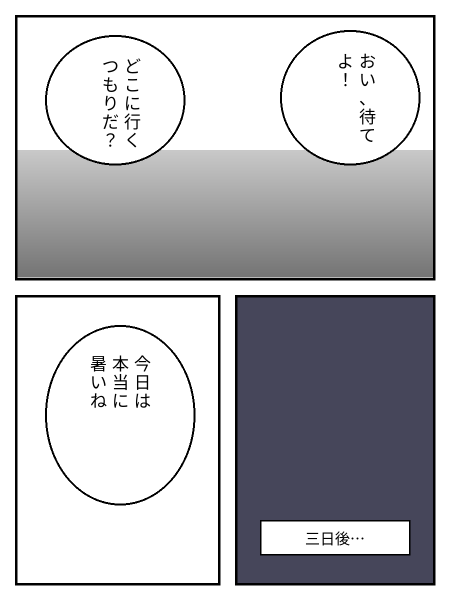
#> input picture samples/sample_page.png, 900 x 1200 px (shown at 1/2 size)
$ python -i enhance.py   (imports and definitions only)
#> lines starting #> are read from the running program, lines starting #| are printed output that depends on the picture
"""Optional cleanup for low-quality scans, run before anything else.

Raw scans are often small, noisy (JPEG artifacts), and unevenly lit (grey paper, a dark
corner from the scanner). That hurts detection, OCR and the final look. This step:

1. Upscales small pages (under ~1100 px wide) up to 2x, so text has enough pixels.
2. Black-and-white pages: removes noise, divides out the uneven background lighting
   so paper becomes white, and sets clean black/white levels.
   Color pages: gentle color-preserving denoise.
3. Sharpens slightly to restore edges softened by denoising.

The cleaned page is what gets translated, so the result is cleaner too.
"""
import cv2
import numpy as np

TARGET_WIDTH = 1100   # upscale pages narrower than this (at most 2x)


def is_grayscale(img: np.ndarray) -> bool:
    small = cv2.resize(img, (128, int(128 * img.shape[0] / img.shape[1]) or 1))
    spread = small.max(axis=2).astype(int) - small.min(axis=2).astype(int)
    return float(np.mean(spread)) < 8


def upscale(img: np.ndarray) -> np.ndarray:
    h, w = img.shape[:2]
    if w >= TARGET_WIDTH:
        return img
    f = min(2.0, TARGET_WIDTH / w)
    return cv2.resize(img, (int(w * f), int(h * f)), interpolation=cv2.INTER_LANCZOS4)


def _even_out_lighting(gray: np.ndarray) -> np.ndarray:
    """Divide out uneven lighting (grey paper, a dark scanner corner) but keep the art.

    Lighting changes slowly across a page, while artwork has edges. So we estimate the
    paper brightness from the brightest pixels in big windows (~1/3 of the page: almost
    always some paper in there), then blur that into a smooth lighting map. Grey shading
    smaller than the window keeps its tone because the window still sees white paper.
    """
    k = max(31, min(gray.shape) // 3)
    paper = cv2.dilate(gray, cv2.getStructuringElement(cv2.MORPH_RECT, (k, k)))
    lighting = cv2.GaussianBlur(paper, (0, 0), k / 2)
    return cv2.divide(gray, lighting, scale=255)


def _levels(gray: np.ndarray, black: int = 30, white: int = 215) -> np.ndarray:
    """Stretch so near-white becomes pure white and near-black pure black."""
    out = (gray.astype(np.float32) - black) * (255.0 / (white - black))
    return np.clip(out, 0, 255).astype(np.uint8)


def _sharpen(img: np.ndarray, amount: float = 0.6) -> np.ndarray:
    blur = cv2.GaussianBlur(img, (0, 0), 1.2)
    return cv2.addWeighted(img, 1 + amount, blur, -amount, 0)


def enhance(img: np.ndarray) -> np.ndarray:
    """Clean up a scanned page (RGB in, RGB out; may be larger than the input)."""
    img = upscale(img)
    if is_grayscale(img):
        gray = cv2.cvtColor(img, cv2.COLOR_RGB2GRAY)
        gray = cv2.fastNlMeansDenoising(gray, None, h=9, templateWindowSize=7, searchWindowSize=21)
        gray = _levels(_even_out_lighting(gray))
        gray = _sharpen(gray)
        return cv2.cvtColor(gray, cv2.COLOR_GRAY2RGB)
    img = cv2.fastNlMeansDenoisingColored(img, None, h=5, hColor=5, templateWindowSize=7, searchWindowSize=21)
    return _sharpen(img, 0.4)

>>> import cv2
>>> picture = cv2.cvtColor(cv2.imread('../../../samples/sample_page.png'), cv2.COLOR_BGR2RGB)
>>> result = enhance(picture)
#> in upscale, `return cv2.resize(img, (int(w * f), int(h * f)), interpolation=cv2.INT..`:
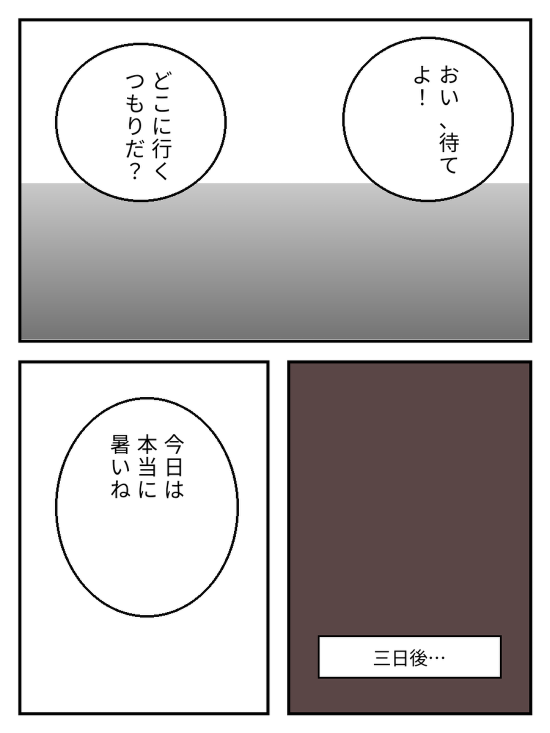
#> returned value: shape (1466, 1100, 3) (shown at 1/2 size); mean of channels 0, 1, 2 189.5, 189.5, 193.3; drawn as B, G, R
#> in is_grayscale, `small = cv2.resize(img, (128, int(128 * img.shape[0] / img.shape[1]) o..`:
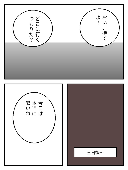
#> small: shape (170, 128, 3); mean of channels 0, 1, 2 188.6, 188.6, 192.3; drawn as B, G, R
#> in is_grayscale, `spread = small.max(axis=2).astype(int) - small.min(axis=2).astype(int)`:
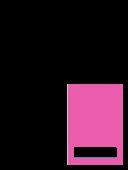
#> spread: shape (170, 128) int64; 5 distinct labels, from 0 to 21; one colour per label, 0 black
#> in _even_out_lighting, `paper = cv2.dilate(gray, cv2.getStructuringElement(cv2.MORPH_RECT, (k,..`:
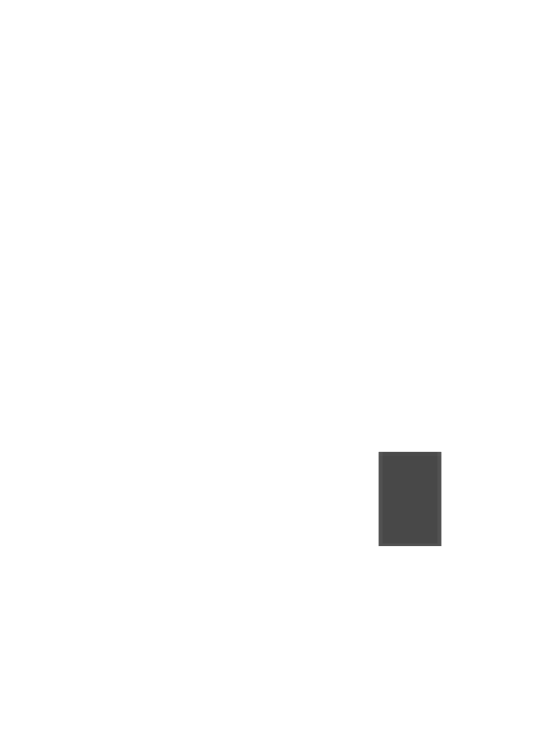
#> paper: shape (1466, 1100) (shown at 1/2 size); min 72, max 255, mean 252.3
#> in _levels, `return np.clip(out, 0, 255).astype(np.uint8)`:
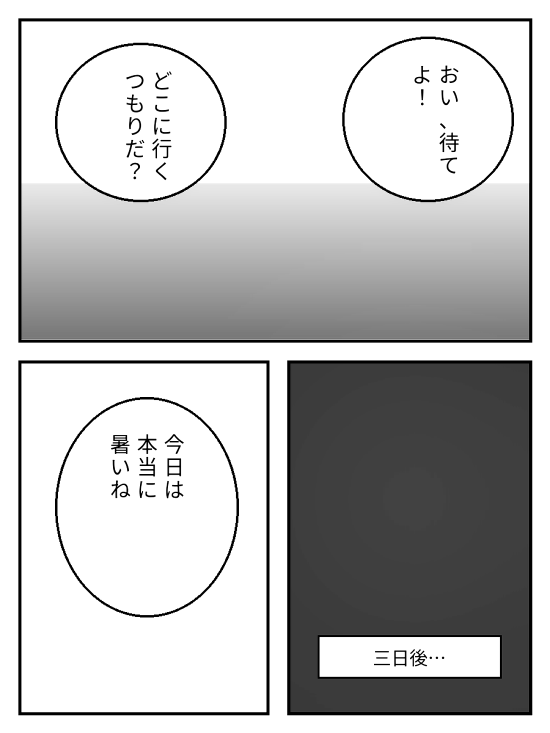
#> returned value: shape (1466, 1100) (shown at 1/2 size); min 0, max 255, mean 191.5
